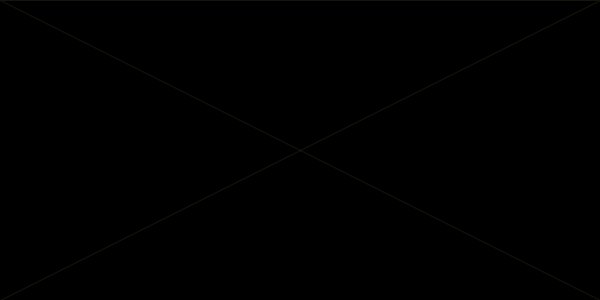
Frame 1 (no input)
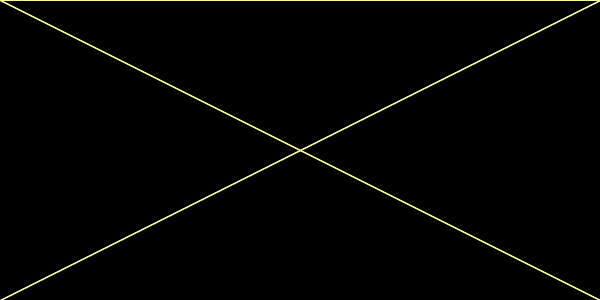
Frame 60 (the mouse pressed at the canvas centre just before this capture)
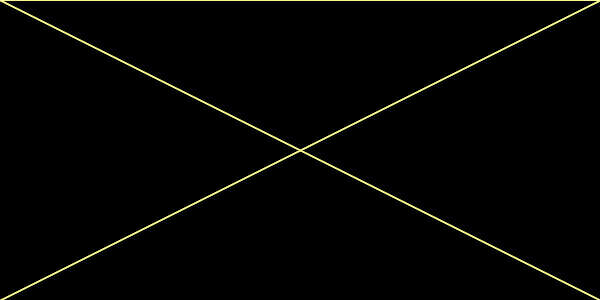
Frame 120 (the mouse held since frame 60 and released just before this capture)

The Processing sketch that drew these frames (run headless with seeded random() and noise(); from frame 60 on, the mouse is pressed at the canvas centre):

// Processing sketch: processing_37558
// ── processing_37558.pde

void setup() {
size(600, 300); // acá defino el tamaño
smooth();
background(0); // fondo blanco
mouseX=width/2;
mouseY=height/2;
}
 
void draw() {
strokeWeight(1); // Thicker
stroke(mouseX , 250, mouseY, 20); // un negro transparente
/* nota: para hacer un comentario de más de una línea
de largo, se puede hacer de esta forma */
noFill();
triangle(0, 0, 600, 0, mouseX, mouseY);
triangle(600, 300, 0, 300, mouseX, mouseY);// línea desde el centro al mouse
}


                
                
